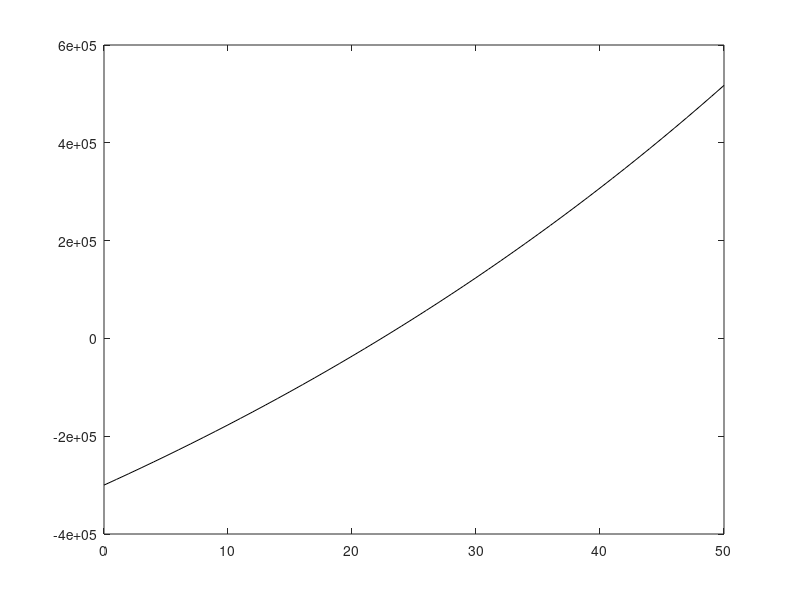

Write MATLAB code to recreate this figure. (Note: this script raises an error after producing the figure.)
%% Financial Model
%% Variables
M = zeros(1,51);    % Money generated by electricity
P = zeros(1,51);    % Profit
C = 0.14169;        % Average price of electricity in Ontario is $0.14169/kWh
I = 1.0142;         % Average annual increase of electricity price is 1.42%
S = 871.39;         % Money saved annually for clearing 55 m of road in Toronto
E = 81203;          % Energy generated by 400 m^2 of solar panels
H = 5455;           % Energy needed to melt snow during an average winter [kWh]

%% Equations
for i = 1:51
    M(i) = (C)*(I^(i-1));
end

% Revenue
R = S+((E-H).*M);

% Profit
for i = 1:51
    P(i) = (sum(R(1:(i-1))))-300000;    
end
%% Plotting
t = 0:50;
plot(t,P,'k')

% Sets dotted reference lines to indicate sigificant times
line = refline([0 0]);
set(line,'LineStyle',':','Color','r')
line2 = refline([0 30000]);
set(line2,'LineStyle',':','Color','b')

% Adds labels to the graph
title('Profit over Time')
xlabel('Time (years)')
ylabel('Profit (dollars)')
legend('Profit','0% Return Rate','10% Return Rate')